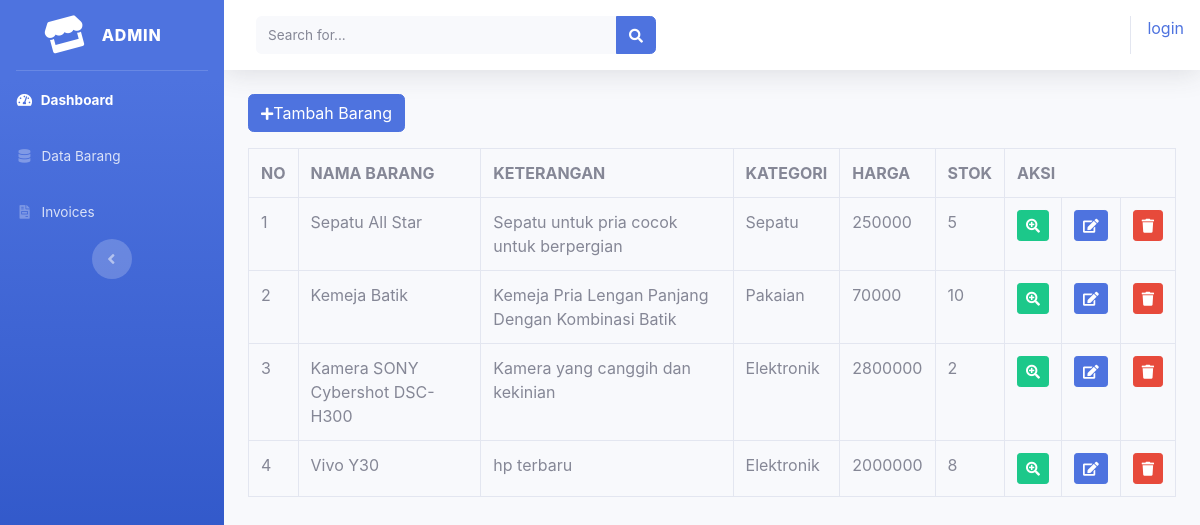
The page /index.php/admin/data_barang on the database as committed earlier.
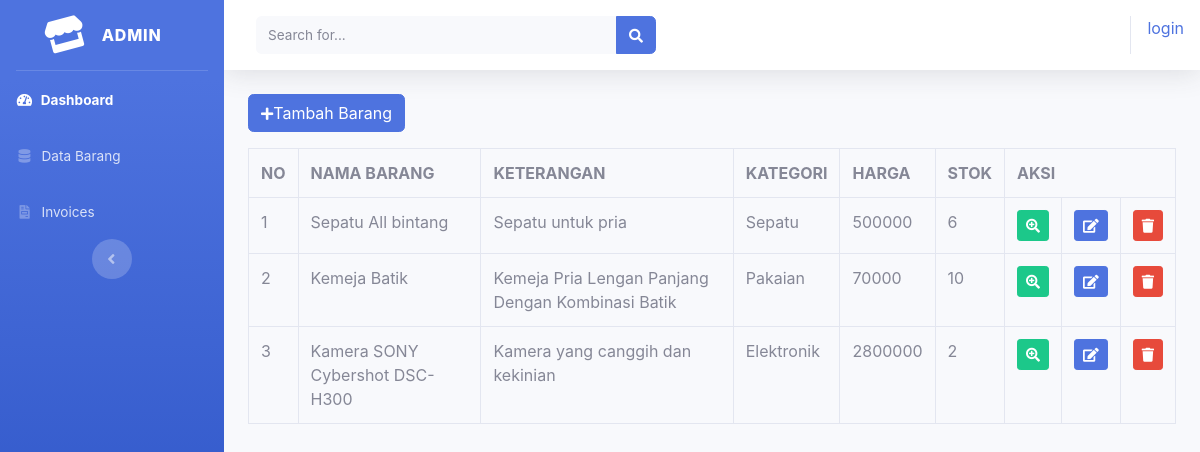
The same page on the database as committed later.
### tables this page shows
CREATE TABLE `tb_barang` (
  `id_brg` int(11) NOT NULL,
  `nama_brg` varchar(120) NOT NULL,
  `keterangan` varchar(225) NOT NULL,
  `kategori` varchar(80) NOT NULL,
  `harga` int(11) NOT NULL,
  `stok` int(4) NOT NULL,
  `gambar` text NOT NULL
);

### application/controllers/admin/Data_barang.php (called while the page is built, shortened)
<?php
class Data_barang extends CI_Controller
{
    public function __construct()
    {
        $this->load->model('M_barang', 'model_barang');
    }
    public function index()
    {
        $data['barang'] = $this->model_barang->tampil_data();
        $this->load->view('templates_admin/header');
        $this->load->view('templates_admin/sidebar');
        $this->load->view('admin/data_barang', $data);
        $this->load->view('templates_admin/footer');
    }
}

### index.php (called while the page is built, shortened)
<?php
require_once BASEPATH.'core/CodeIgniter.php';

### application/models/M_barang.php (called while the page is built, shortened)
<?php
class M_barang extends CI_Model
{
    public function tampil_data()
    {
        return $this->db->get('tb_barang')->result();
    }
}

### application/views/admin/data_barang.php (the view, shortened to what this page needs)
<div class="container-fluid">
    <button class="btn tn-sm btn-primary mb-3" data-toggle="modal" data-target="#tambah_barang"><i class="fas fa-plus fa-sm"></i>Tambah Barang</button>
    <table class="table table-bordered">
        <tr>
            <th>NO</th>
            <th>NAMA BARANG</th>
            <th>KETERANGAN</th>
            <th>KATEGORI</th>
            <th>HARGA</th>
            <th>STOK</th>
            <th colspan="3">AKSI</th>
        </tr>
        <?php
        $nomor = 1;
        foreach ($barang as $brg) : ?>
            <tr>
                <td><?php echo $nomor++ ?></td>
                <td><?php echo $brg->nama_brg ?></td>
                <td><?php echo $brg->keterangan ?></td>
                <td><?php echo $brg->kategori ?></td>
                <td><?php echo $brg->harga ?></td>
                <td><?php echo $brg->stok ?></td>
                <td>
                    <div class="btn btn-success btn-sm"><i class="fas fa-search-plus"></i></div>
                </td>
                <td><?php echo anchor('admin/data_barang/edit/' . $brg->id_brg, '<div class="btn btn-primary btn-sm"><i class="fa fa-edit"></i></div>'); ?>
                </td>
                <td><?php echo anchor('admin/data_barang/hapus/' . $brg->id_brg, '<div class="btn btn-danger btn-sm"><i class="fa fa-trash"></i></div>') ?>
                </td>
            </tr>
        <?php endforeach; ?>
    </table>
</div>

### application/views/templates_admin/header.php (shortened to what this page needs)
<!DOCTYPE html>
<html lang="en">
<head>
    <link href="<?php echo base_url() ?>assets/vendor/fontawesome-free/css/all.min.css" rel="stylesheet" type="text/css">
    <link href="<?php echo base_url() ?>assets/css/sb-admin-2.min.css" rel="stylesheet">
</head>

### application/views/templates_admin/sidebar.php (shortened to what this page needs)
<body id="page-top">
    <div id="wrapper">
        <ul class="navbar-nav bg-gradient-primary sidebar sidebar-dark accordion" id="accordionSidebar">
            <a class="sidebar-brand d-flex align-items-center justify-content-center" href="index.html">
                <div class="sidebar-brand-icon rotate-n-15">
                    <i class="fas fa-store"></i>
                </div>
                <div class="sidebar-brand-text mx-3">ADMIN
                </div>
            </a>
            <hr class="sidebar-divider my-0">
            <li class="nav-item active">
                <a class="nav-link" href="<?php echo base_url('admin/dashboard_admin') ?>">
                    <i class="fas fa-fw fa-tachometer-alt"></i>
                    <span>Dashboard</span></a>
            </li>
            <li class="nav-item">
                <a class="nav-link" href="<?php echo base_url('admin/data_barang') ?>">
                    <i class="fas fa-fw fa-database"></i>
                    <span>Data Barang</span></a>
            </li>
            <li class="nav-item">
                <a class="nav-link" href="<?php echo base_url('admin/invoices') ?>">
                    <i class="fas fa-fw fa-file-invoice"></i>
                    <span>Invoices</span></a>
            </li>
            <div class="text-center d-none d-md-inline">
                <button class="rounded-circle border-0" id="sidebarToggle"></button>
            </div>
        </ul>
        <div id="content-wrapper" class="d-flex flex-column">
            <div id="content">
                <nav class="navbar navbar-expand navbar-light bg-white topbar mb-4 static-top shadow">
                    <form class="d-none d-sm-inline-block form-inline mr-auto ml-md-3 my-2 my-md-0 mw-100 navbar-search">
                        <div class="input-group">
                            <input type="text" class="form-control bg-light border-0 small" placeholder="Search for..." aria-label="Search" aria-describedby="basic-addon2">
                            <div class="input-group-append">
                                <button class="btn btn-primary" type="button">
                                    <i class="fas fa-search fa-sm"></i>
                                </button>
                            </div>
                        </div>
                    </form>
                    <ul class="navbar-nav ml-auto">
                        <ul class="na navbar-nav navbar-right">
                            <?php if ($this->session->userdata('username')) { ?>
                                <li class="nav-item dropdown no-arrow">
                                    <a class="nav-link dropdown-toggle" href="#" id="userDropdown" role="button" data-toggle="dropdown" aria-haspopup="true" aria-expanded="false">
                                        <span class="mr-2 d-none d-lg-inline text-gray-600 small"><?php echo $this->session->userdata('username') ?></span>
                                        <img class="img-profile rounded-circle" src="<?php echo base_url('assets/img/admin.png') ?>">
                                    </a>
                                    <div class="dropdown-menu dropdown-menu-right shadow animated--grow-in" aria-labelledby="userDropdown">
                                        <div class="dropdown-divider"></div>
                                        <a class="dropdown-item" href="" data-toggle="modal" data-target="#logoutModal">
                                            <i class="fas fa-sign-out-alt fa-sm fa-fw mr-2 text-gray-400"></i>
                                            Logout
                                        </a>
                                    </div>
                                </li>
                            <?php } else { ?>
                                <li><?php echo anchor('auth/login', 'login') ?></li>
                            <?php } ?>
                        </ul>
                    </ul>
                </nav>

### application/views/templates_admin/footer.php (shortened to what this page needs)
</body>
</html>

Rows that differ between the two databases and show on the page:
removed tb_barang: nama_brg "Vivo Y30", keterangan "hp terbaru", kategori "Elektronik", harga "2000000", stok "8"
changed tb_barang "Sepatu": nama_brg "Sepatu All Star" → "Sepatu All bintang"; keterangan "Sepatu untuk pria cocok untuk berpergian" → "Sepatu untuk pria"; harga "250000" → "500000"; stok "5" → "6"
